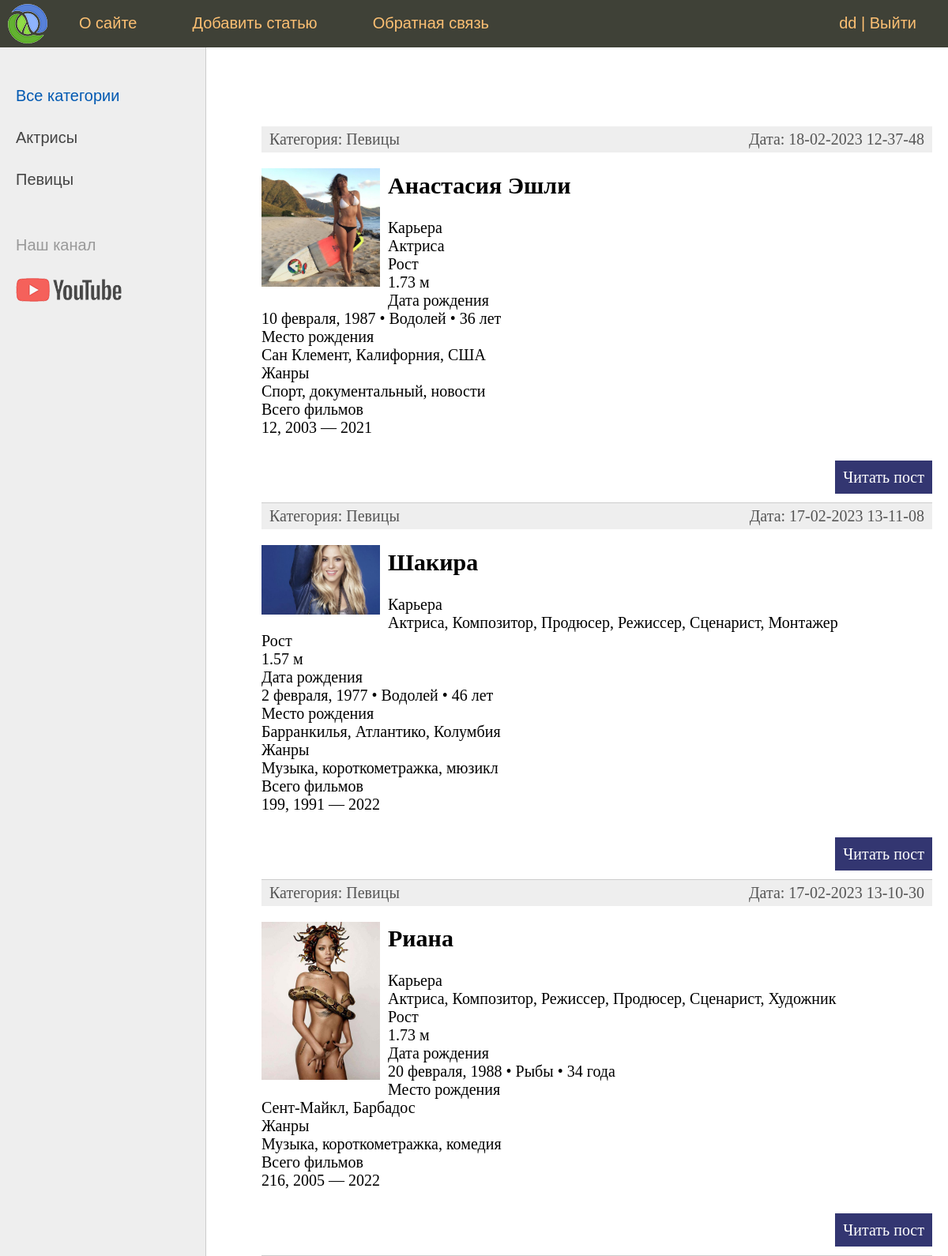
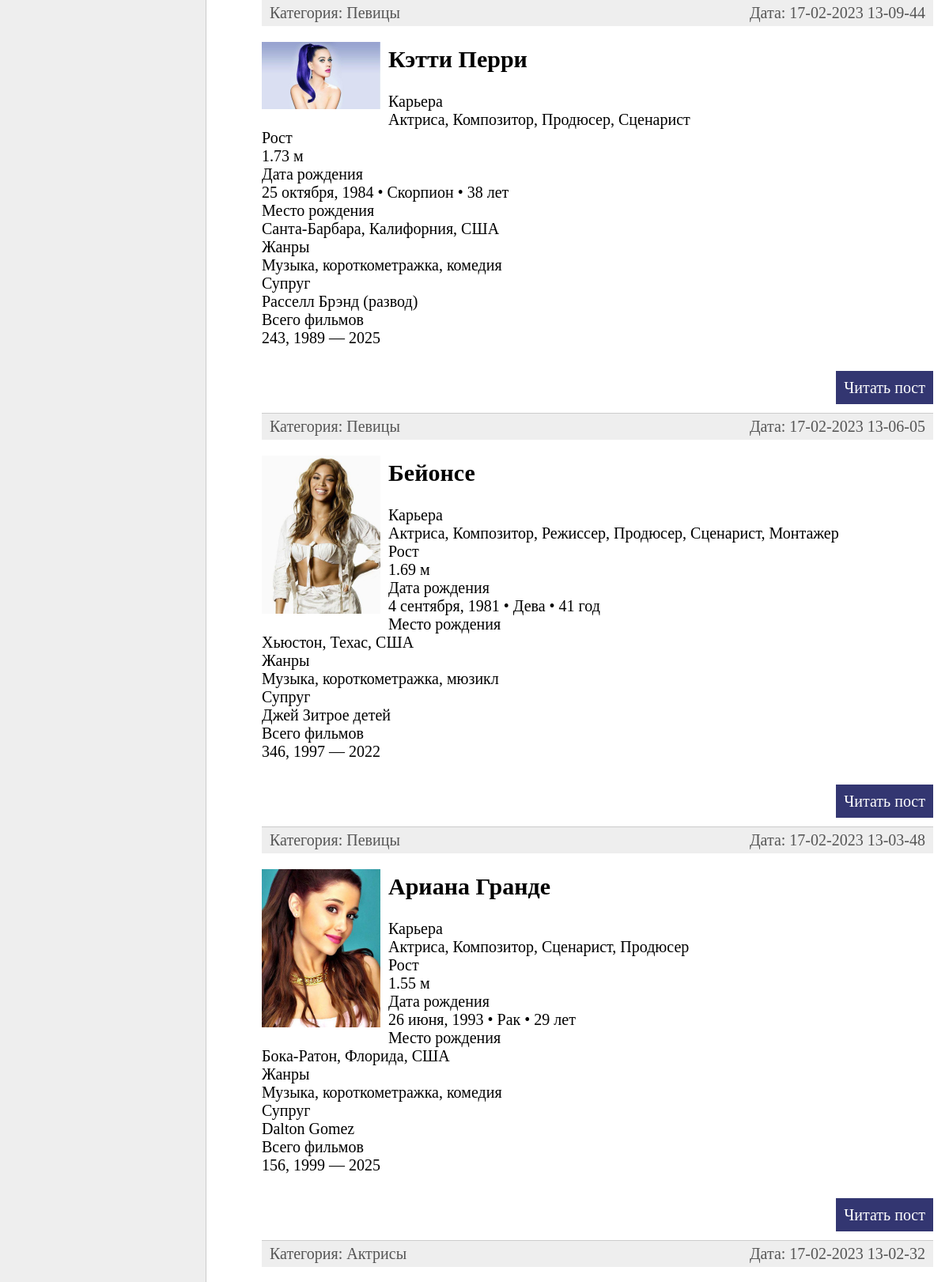
The app's page / (signed in, upper part) with its own data (2 pictures, top to bottom).
### women/models.py (models this page shows, shortened)
class Category(models.Model):
    name = models.CharField(max_length=100, db_index=True, verbose_name="Категория")
    slug = models.SlugField(max_length=255, unique=True, db_index=True, verbose_name="URL")
    def __str__(self):
        return self.name
    def get_absolute_url(self):
        return reverse('category', kwargs={'cat_slug': self.slug})
    class Meta:
        verbose_name = 'Категория'
        verbose_name_plural = 'Категории'
        ordering = ['id']

class Women(models.Model):
    title = models.CharField(max_length=255, verbose_name="Заголовок")
    slug = models.SlugField(max_length=255, unique=True, db_index=True, verbose_name="URL")
    content = models.TextField(blank=True, verbose_name="Текст статьи")
    photo = models.ImageField(upload_to="photos/%Y/%m/%d/", verbose_name="Фото")
    time_create = models.DateTimeField(auto_now_add=True, verbose_name="Время создания")
    time_update = models.DateTimeField(auto_now=True, verbose_name="Время изменения")
    is_published = models.BooleanField(default=True, verbose_name="Публикация")
    cat = models.ForeignKey('Category', on_delete=models.PROTECT, verbose_name="Категории")
    def get_absolute_url(self):
        return reverse('post', kwargs={'post_slug': self.slug})
    class Meta:
        verbose_name = 'Известные женщины'
        verbose_name_plural = 'Известные женщины'
        ordering = ['-time_create', 'title']

### women/views.py (the view)
# urls.py: path('', WomenHome.as_view(), name='home'),
class WomenHome(DataMixin, ListView):
    model = Women
    template_name = 'women/index.html'
    context_object_name = 'posts'
    def get_context_data(self, *, object_list=None, **kwargs):
        context = super().get_context_data(**kwargs)
        c_def = self.get_user_contex(title="Главная страница")
        return dict(list(context.items()) + list(c_def.items()))
    def get_queryset(self):
        return Women.objects.filter(is_published=True).select_related('cat')

### women/utils.py (called while the page is built)
    def get_user_contex(self, **kwargs):
        context = kwargs
        cats = Category.objects.annotate(Count('women'))
        user_menu = menu.copy()
        if not self.request.user.is_authenticated:
            user_menu.pop(1)
        context['menu'] = user_menu
        context['cats'] = cats
        if 'cat_selected' not in context:
            context['cat_selected'] = 0
        return context

### women/templates/women/index.html (shortened to what this page needs)
{% extends 'women/base.html' %}
{% block content %}
<ul class="list-articles">
	{% for p in posts %}
		<li><div class="article-panel">
			<p class="first">Категория: {{p.cat}}</p>
			<p class="last">Дата: {{p.time_update|date:"d-m-Y H-i-s"}}</p>
		</div>
{% if p.photo %}
			<p><img class="img-article-left thumb" src="{{p.photo.url}}"></p>
{% endif %}
			<h2>{{p.title}}</h2>
	{% autoescape on %}
	{{p.content|linebreaks|truncatewords:50}}
	{% endautoescape %}
			<p class="link-read-post"><a href="{{ p.get_absolute_url }}">Читать пост</a></p>
			</li>
	{% endfor %}
</ul>
{% endblock %}

### women/templates/women/base.html (shortened to what this page needs)
{% load static %}
{% load women_tags %}
<!DOCTYPE html>
<html>
<head>
	<link type="text/css" href="{% static 'women/css/styles.css' %}" rel="stylesheet" />
</head>
<body>
<table class="table-page" border=0 cellpadding="0" cellspacing="0">
<tr><td valign=top>
{% block mainmenu %}
		<div class="header">
			<ul id="mainmenu" class="mainmenu">
			<li class="logo"><a href="{% url 'home' %}"><div class="logo"></div></a></li>
{% for m in menu %}
	<li><a href="{% url m.url_name %}">{{m.title}}</a></li>
{% endfor %}
	{% if request.user.is_authenticated %}
		<li class="last">{{user.username}} | <a href="{% url 'logout' %}">Выйти</a></li>
	{% else %}
		<li class="last"><a href="{% url 'register' %}">Регистрация</a> | <a href="{% url 'login' %}">Войти</a></li>
	{% endif %}
			</ul>
		</div>
{% endblock mainmenu %}
<table class="table-content" border=0 cellpadding="0" cellspacing="0">
<tr>
	<td valign="top" class="left-chapters">
	<ul id="leftchapters">
{% if cat_selected == 0 %}
		<li class="selected">Все категории</li>
{% else %}
		<li><a href="{% url 'home' %}">Все категории</a></li>
{% endif %}
{% for c in cats %}
{% if c.women__count > 0 %}
	{% if c.pk == cat_selected %}
		<li class="selected">{{c.name}}</li>
	{% else %}
		<li><a href="{{ c.get_absolute_url }}">{{c.name}}</a></li>
	{% endif %}
{% endif %}
{% endfor %}
		<li class="share">
		<p>Наш канал</p>
		<a class="share-yt" href="https://www.youtube.com/channel/UClJzWfGWuGJL2t-3dYKcHTA/playlists" target="_blank" rel="nofollow"></a>
		</li>
	</ul>
</td>
<td valign="top" class="content">
	<div class="content-text">
{% block content %}
{% endblock %}
	</div>
</td></tr></table>
</td></tr>
</table>
</body>
</html>

### women/static/women/css/styles.css (style rules this page uses)
html, body { font-family: 'Arial'; margin: 0; padding: 0; height: 100%; width: 100%; color: #444; }
a { color: #0059b2; text-decoration: none; }
img { max-width: 600px; height: auto; }
img.img-article-left { max-width: 300px; height: auto; float: left; padding: 0 10px 10px 0; }
img.img-article-left.thumb { max-width: 150px; height: auto; }
p.link-read-post { text-align: right; }
p.link-read-post a { padding: 10px; min-width: 100px; background: #333671; color: #fff; text-decoration: none; }
div.article-panel { background: #eee; padding: 5px 10px 5px 10px; box-sizing: border-box; overflow: hidden; color: #555; }
div.article-panel p.first { margin: 0; float: left; }
div.article-panel p.last { margin: 0; float: right; }
ul.list-articles { list-style: none; margin: 0; padding: 0; }
ul.list-articles li { border-bottom: 1px solid #ccc; }
.table-page { width: 100%; height: 100%; vertical-align: top; }
.table-page tr { height: 100%; }
.header { background: #3F4137; height: 60px; }
.logo { background: url('../images/logo.png') no-repeat 10px 5px; width: 70px; height: 60px; }
ul.mainmenu { list-style: none; margin: 0; padding: 0; height: 60px; color: #fdc073; font-size: 20px; overflow: hidden; }
ul.mainmenu li { float: left; margin: 18px 40px 0 30px; }
ul.mainmenu li.logo { margin: 0; }
ul.mainmenu li.last { float: right; }
ul.mainmenu li a { color: #fdc073; text-decoration: none; }
.table-content { width: 100%; min-height: 100%; height: 100%; }
.left-chapters { margin: 0; background: #eee; border-right: 1px solid #ccc; min-height: 100%; }
.left-chapters ul { width: 230px; min-height: 100%; margin: 0; padding: 20px 10px 10px 20px; list-style: none; font-size: 20px; }
.left-chapters ul li { margin: 30px 0 0 0; color: #999; }
.left-chapters ul li.selected { color: #0059b2; }
.left-chapters ul li a { color: #444; text-decoration: none; }
.left-chapters ul li.share { margin: 60px 0 0 0; }
.left-chapters ul li.share p { margin: 30px 0 30px 0; }
.left-chapters ul li.share a { display: inline-block; width: 40px; height: 40px; margin: 0 20px 0 0; }
.left-chapters ul li.share a.share-yt { width: 100%; height: 30px; background: url('../images/share_yt.png') no-repeat 0 0 }
.content { padding: 40px 20px 20px 40px; width: 100%; box-sizing: border-box; }
.content-text { margin: 60px 0 0 30px; color: #000; font-size: 20px; font-family: Yandex Sans Display Light; }

### records on screen
Category: name "Актрисы"
Category: name "Певицы"
Women: cat "Певицы", time_update "18-02-2023 12-37-48", photo (picture), title "Анастасия Эшли", content "Карьера Актриса Рост 1.73 м Дата рождения 10 февраля, 1987 • Водолей • 36 лет Место рождения Сан Клемент, Калифорния, США Жанры Спорт, документальный, новости Всего фильмов 12, 2003 — 2021"
Women: cat "Певицы", time_update "17-02-2023 13-11-08", photo (picture), title "Шакира", content "Карьера Актриса, Композитор, Продюсер, Режиссер, Сценарист, Монтажер Рост 1.57 м Дата рождения 2 февраля, 1977 • Водолей • 46 лет Место рождения Барранкилья, Атлантико, Колумбия Жанры Музыка, короткометражка, мюзикл Всего фильмов 199, 1991 — 2022"
Women: cat "Певицы", time_update "17-02-2023 13-10-30", photo (picture), title "Риана", content "Карьера Актриса, Композитор, Режиссер, Продюсер, Сценарист, Художник Рост 1.73 м Дата рождения 20 февраля, 1988 • Рыбы • 34 года Место рождения Сент-Майкл, Барбадос Жанры Музыка, короткометражка, комедия Всего фильмов 216, 2005 — 2022"
Women: cat "Певицы", time_update "17-02-2023 13-09-44", photo (picture), title "Кэтти Перри", content "Карьера Актриса, Композитор, Продюсер, Сценарист Рост 1.73 м Дата рождения 25 октября, 1984 • Скорпион • 38 лет Место рождения Санта-Барбара, Калифорния, США Жанры Музыка, короткометражка, комедия Супруг Расселл Брэнд (развод) Всего фильмов 243, 1989 — 2025"
Women: cat "Певицы", time_update "17-02-2023 13-06-05", photo (picture), title "Бейонсе", content "Карьера Актриса, Композитор, Режиссер, Продюсер, Сценарист, Монтажер Рост 1.69 м Дата рождения 4 сентября, 1981 • Дева • 41 год Место рождения Хьюстон, Техас, США Жанры Музыка, короткометражка, мюзикл Супруг Джей Зитрое детей Всего фильмов 346, 1997 — 2022"
Women: cat "Певицы", time_update "17-02-2023 13-03-48", photo (picture), title "Ариана Гранде", content "Карьера Актриса, Композитор, Сценарист, Продюсер Рост 1.55 м Дата рождения 26 июня, 1993 • Рак • 29 лет Место рождения Бока-Ратон, Флорида, США Жанры Музыка, короткометражка, комедия Супруг Dalton Gomez Всего фильмов 156, 1999 — 2025"
Women: cat "Актрисы", time_update "17-02-2023 13-02-32"

### other values on screen
{{ m.title }} "О сайте" "Добавить статью" "Обратная связь"
{{ user.username }} "dd"
